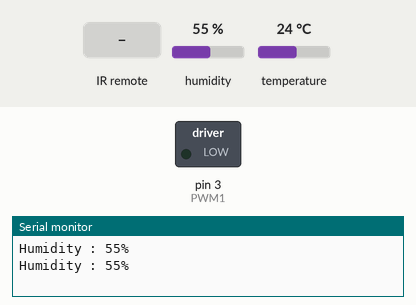
The sketch below on a simulated Arduino Uno, built with avr-gcc and run on an emulated ATmega328P. On the bench: switched loads named in the sketch (green lamp = pin HIGH), the last lines printed to the serial monitor. The inputs (shaded band) are chosen by the test bench; at power-on: humidity 55 %, temperature 24 °C.

Above: at 1.8 s.
1.9 s: infrared code 0xFFC23D received
At 3.2 s:
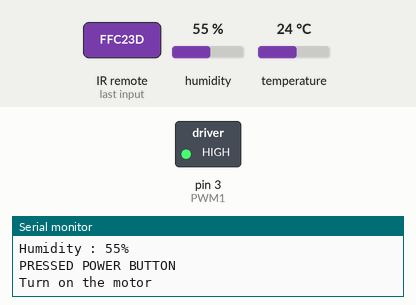
3.5 s: humidity set to 52 %
7.6 s: humidity set to 49 %
At 8.5 s:
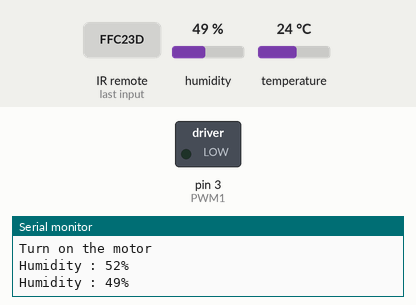
9.5 s: humidity set to 63 %
11.3 s: humidity set to 67 %
At 12.6 s:
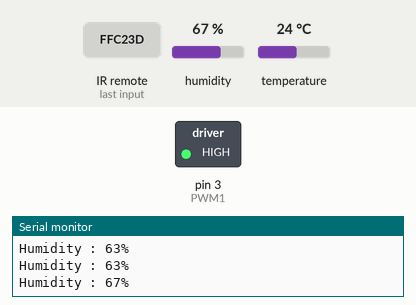
Timing chart, 0 to 14.3 s (numbered marks = the images above; inputs shaded):
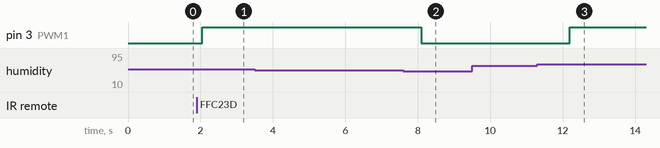

Measured:
- the behaviour switches between 51 and 50 % on humidity (found by bisection; images 1 and 2)
- the behaviour switches between 64 and 65 % on humidity (found by bisection; images 2 and 3)
- after the input at 1.9 s, pin 3 (PWM1): LOW → HIGH after 0.15 s
- after the input at 7.6 s, pin 3 (PWM1): HIGH → LOW after 0.50 s
- after the input at 11.3 s, pin 3 (PWM1): LOW → HIGH after 0.89 s

The sketch:

IOT_project.ino
```cpp
/**
1. 리모컨 주솟값은 tinkercad기준. 주솟값을 얻는 예제를 이용하여 주솟값을 먼저
  얻은 후에 해당 주솟값으로 소스코드 수정 필요. (주석 참고)
2. analogWrite가 동작하지 않음.
  irrecv.enableIRIn()함수를 빼면 동작하는 것으로 보아 리모컨 때문인 듯.
    digitalWrite을 이용하여 모터 작동까지는 구현하였으나, 세기조절은 구현 X
3. humi value를 integer라고 가정
4. 습도값 (50%, 20%)는 임의로 상황을 가정한 것
5. 인터럽트를 고려하지 않았음. 따라서 의도하지 않은 상황이 발생할 수 있음.
  예를 들면, 리모컨으로 ON을 했는데 이어 습도가 20% 이하여서 바로 꺼지는 등
6. IR PART까지는 테스트 완료. HUMI PART는 테스트하지 못함.
  tinkercad에 DHT11이 없기때문에 관련 테스트 진행하지 못하고 가상코딩.
  -> 테스트 필요
**/

#include <IRremote.h>
#include <dht11.h>

dht11 DHT11;

int pin_DHT11 = 6;      //dht11 pin
int RECV_PIN = 11;      //recv pin
int PWM1 = 3;           //pwm
int isacting = 0;       //check the motor is acting

IRrecv irrecv(RECV_PIN);
decode_results results;

void setup () {
  Serial.begin(115200);

  pinMode(PWM1,OUTPUT);
  //pinMode(En,OUTPUT);

  irrecv.enableIRIn();

  digitalWrite(PWM1, LOW);
}

void loop () {
  //digitalWrite(En, HIGH);

  // IR PART START //

  if(irrecv.decode(&results)){
    if(results.value == 0xFFC23D){  //maybe change this results value
      Serial.println("PRESSED POWER BUTTON");
      if(isacting == 0){      //motor is not acting -> turn on
        digitalWrite(PWM1, HIGH);
        //analogWrite(PWM1, 128);
        isacting = 1;
        Serial.println("Turn on the motor");
      }
      else{             //motor is acting -> turn off
        digitalWrite(PWM1, LOW);
        //analogWrite(PWM1, 0);
        isacting = 0;
        Serial.println("Turn off the motor");
      }
      delay(5000);
    }
    else{
      Serial.println("PRESSED OTHER BUTTONS");
    }
    irrecv.resume();
  }

  // IR PART END //

  // HUMI PART START //

  int chk = DHT11.read(pin_DHT11);
  int humi;   //assume humi value is integer...

  switch (chk){
    //normal operation
    case DHTLIB_OK:
      humi = DHT11.humidity;
      Serial.print("Humidity : ");
      Serial.print(humi);
      Serial.println("%");
      if(humi >= 65){     //습도 60% 이상 -> turn on
          digitalWrite(PWM1, HIGH);
        }
      else if(humi <= 50){  //습도 20% 이하 -> turn off
          digitalWrite(PWM1, LOW);
        }
    break;
    //error message
    case DHTLIB_ERROR_CHECKSUM:
      Serial.println("Checksum Error");
    break;
    case DHTLIB_ERROR_TIMEOUT:
      Serial.println("Timeout Error");
    break;
    default:
      Serial.println("Unknown Error");
    break;
  }

  // HUMI PART END //

  delay(1000);

  //digitalWrite(En, LOW);
}
```
